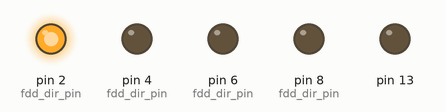
A sketch run on a simulated Arduino Uno, built with avr-gcc and run on an emulated ATmega328P. Parts: output pins drawn as LEDs (lit = HIGH). Pins used as bus, display or sensor lines are not drawn.

Above: at 0.1 s.
At 0.6 s:
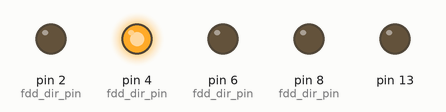
At 1.1 s:
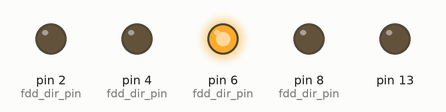
At 1.9 s:
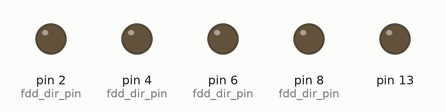
Timing chart, 0 to 3.4 s (numbered marks = the images above):
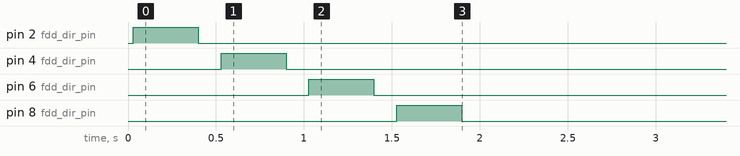

The sketch:

fdd2.ino
```cpp
void init_pin(int pin)
{
  pinMode(pin, OUTPUT);
  digitalWrite(pin, LOW);
}

void init_pin_all()
{
  for (int i = 2; i <= 9; i++)
  {
    init_pin(i);
  }
  init_pin(13);
}

#define DELAY_US(x) \
do { \
  int us = x; \
  while (us > 10000) { \
    delayMicroseconds(10000); \
    us -= 10000; \
  } \
  if (us > 0) \
    delayMicroseconds(us); \
} while (0)


#define RESET_1_STEP 85
#define RESET_2_STEP 30
#define RESET_DELAY 4333

#define DIR_NORM  1
#define DIR_REV -1

char dir[4] = {DIR_NORM, DIR_NORM, DIR_NORM, DIR_NORM};

char fdd_dir_pin[4] = {2, 4, 6, 8};
char fdd_clk_pin[4] = {3, 5, 7, 9};

#define DIRECTION(pin_dir, dir) \
do { digitalWrite(pin_dir, dir == 1 ? LOW : HIGH); } while(0)

#define TOGGLE_FDD_DIRECTION(fdd) \
do { dir[fdd] = -dir[fdd]; } while(0)

#define FDD_DIRECTION(fdd) \
do { DIRECTION(fdd_dir_pin[fdd], dir[fdd]); } while (0)

#define MOVE_STEP(pin_clk) \
do { \
  digitalWrite(pin_clk, LOW); \
  digitalWrite(pin_clk, HIGH); \
} while(0)

#define MOVE_FDD_STEP(fdd) \
do { MOVE_STEP(fdd_clk_pin[fdd]); } while(0)

void reset(int pin_dir, int pin_clk)
{
  DIRECTION(pin_dir, DIR_REV);
  for (int i = 0; i < RESET_1_STEP; i++)
  {
    MOVE_STEP(pin_clk);
    DELAY_US(RESET_DELAY);
  }
  DIRECTION(pin_dir, DIR_NORM);
  for (int i = 0; i < RESET_2_STEP; i++)
  {
    MOVE_STEP(pin_clk);
    DELAY_US(RESET_DELAY);
  }
  DIRECTION(pin_dir, DIR_NORM);
}

void reset_all()
{
  for (int i = 0; i < 4; i++)
    reset(fdd_dir_pin[i], fdd_clk_pin[i]);

  delay(300);
}

int remaining_us[4] = {0, 0, 0, 0};
int designated_delay[4] = {0, 0, 0, 0};
int pos[4] = {30, 30, 30, 30};

#define SERIAL_OK 42

void setup()
{
  init_pin_all();
  delay(30);
  reset_all();

  Serial.begin(38400);
  while (Serial.available() > 0 && Serial.read() != SERIAL_OK);
}

bool led_on = false;
#define LED_TOGGLE() \
do { \
  led_on = !led_on; \
  digitalWrite(13, led_on ? HIGH : LOW); \
} while(0)

#define DESERIALIZE(high, low, result) \
do { result = (high << 8) | low; } while(0)

void serialEvent()
{
  while (Serial.available() < 1);
  int channel = Serial.read();
  if ((0 <= channel && channel < 4) == false)
    return;

  while (Serial.available() < 2);
  int high = Serial.read();
  int low = Serial.read();

  LED_TOGGLE();

  DESERIALIZE(high, low, designated_delay[channel]);
  remaining_us[channel] = 0;

  Serial.write(SERIAL_OK);
}

int last_delay = 0;

#define MAX 0x7FFF

#define FDD_POS_MAX 80

void loop()
{
  int next_delay = MAX;

  for (char i = 0; i < 4; i++)
  {
    remaining_us[i] -= last_delay;

    if (remaining_us[i] <= 0)
    {
      if (designated_delay[i] != 0)
      {
        /*
        pos[i] += dir[i];
        if(pos[i] <= 0 || pos[i] >= FDD_POS_MAX)
        {
          pos[i] -= dir[i];
          TOGGLE_FDD_DIRECTION(i);
          pos[i] += dir[i];
        }
        */


        /////////////////////////
        TOGGLE_FDD_DIRECTION(i);
        /////////////////////////
        FDD_DIRECTION(i);
        MOVE_FDD_STEP(i);
      }
      remaining_us[i] = designated_delay[i];
    }

    if (remaining_us[i] != 0 && next_delay > remaining_us[i])
      next_delay = remaining_us[i];
  }

  if (next_delay == MAX)
    next_delay = 0;

  last_delay = next_delay;
  DELAY_US(last_delay);
}
```
